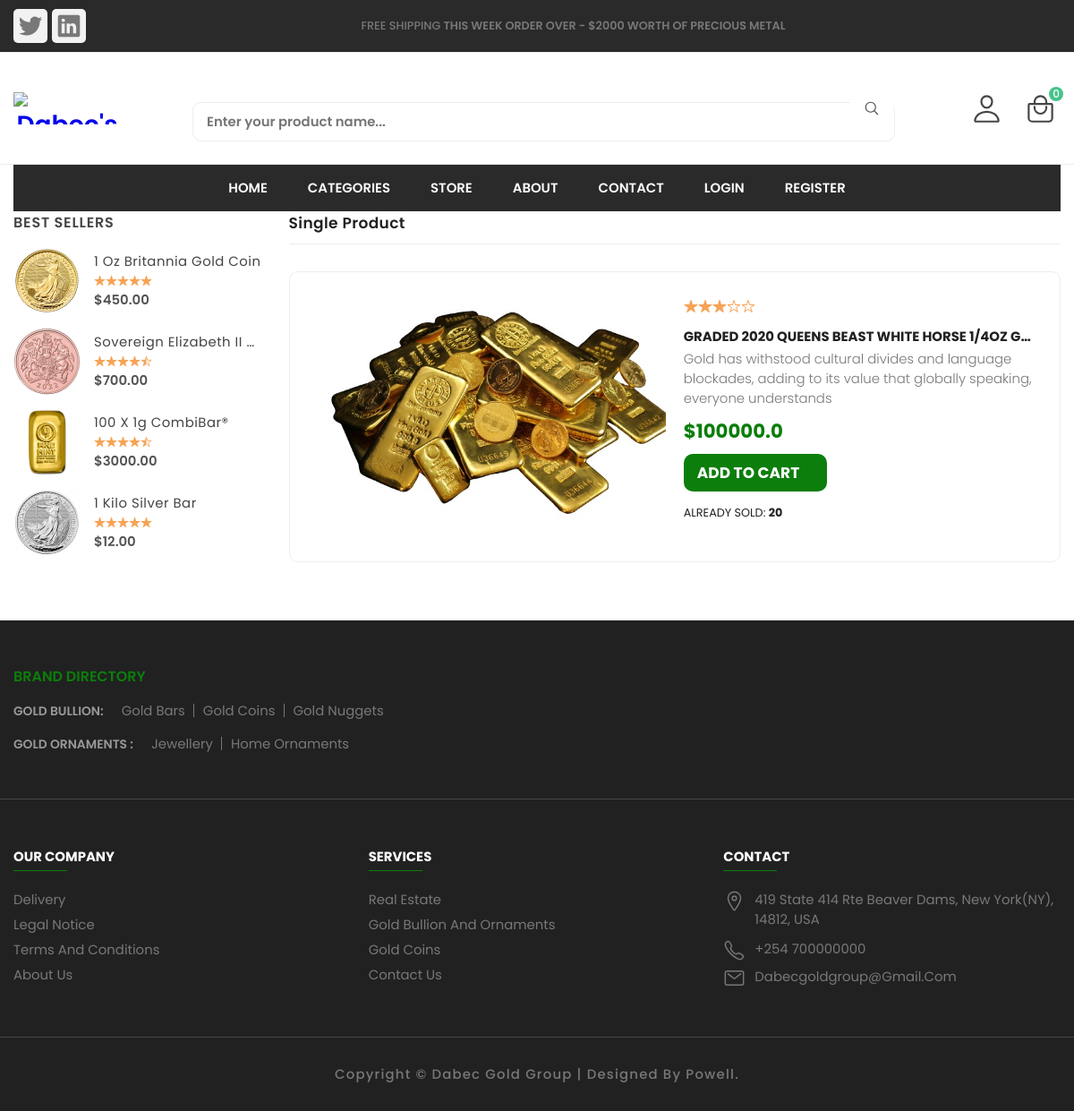
Screenshot of /store/category/gold-bars/graded-2020-queens-beast-white-horse-14oz-gold-co/ with the database file from the repository.
### store/models.py (models this page shows, shortened)
class Product(models.Model):
    product_name = models.CharField(unique=True, max_length=50)
    slug = models.SlugField(max_length=200, unique=True)
    description = models.TextField(max_length=500, blank=True)
    price =  models.FloatField()
    price_original =  models.FloatField(null=True)
    image = models.ImageField(upload_to='photos/products')
    stock = models.IntegerField()
    purity = models.IntegerField()
    is_available = models.BooleanField(default = True)
    home_bar = models.BooleanField(default = False)
    home_coin = models.BooleanField(default = False)
    home_nugget = models.BooleanField(default = False)
    home_ornament = models.BooleanField(default = False)
    affordable = models.BooleanField(default = False)
    top_rated = models.BooleanField(default = False)
    new = models.BooleanField(default = False)
    best_sellers = models.BooleanField(default = False)
    deals = models.BooleanField(default = False)
    category = models.ForeignKey(Category,on_delete=models.CASCADE)
    created_date = models.DateTimeField(auto_now_add=True)
    modified_date = models.DateTimeField(auto_now_add=True)

### store/views.py (the view)
# urls.py: path('category/<slug:category_slug>/<slug:product_slug>/', views.product_detail, name='product_detail'),
def product_detail(request, category_slug, product_slug):
    try:
        single_product = Product.objects.get(category__slug=category_slug,slug=product_slug)
        in_cart = CartItem.objects.filter(cart__cart_id = _cart_id(request), product=single_product).exists()
    except Exception as e:
        raise e
    if request.user.is_authenticated:
        try:
            orderproduct = OrderProduct.objects.filter(user=request.user, product_id=single_product.id).exists()
        except OrderProduct.DoesNotExist:
            orderproduct = None
    else:
        orderproduct = None
    context = {
        'single_product':single_product,
        'in_cart':in_cart
    }
    return render(request, 'store/product_detail.html', context)

### carts/context_processors.py (called while the page is built)
def counter(request):
    cart_count = 0
    if 'admin' in request.path:
        return {}
    else:
        try:
            cart = Cart.objects.filter(cart_id=_cart_id(request))
            if request.user.is_authenticated:
                cart_items = CartItem.objects.all().filter(user=request.user)
            else:
                cart_items = CartItem.objects.all().filter(cart=cart[:1])
            for cart_item in cart_items:
                cart_count += cart_item.quantity
        except Cart.DoesNotExist:
            cart_count = 0
    return dict(cart_count=cart_count)

### carts/views.py (called while the page is built)
def _cart_id(request):
    cart = request.session.session_key
    if not cart:
        cart = request.session.create()
    return cart

### category/context_processors.py (called while the page is built)
def menu_links(request):
    links = Category.objects.all()
    return dict(links=links)

### templates/store/product_detail.html (shortened to what this page needs)
{% extends 'base.html' %}
{% block content %}
{% load static %}
<main>
    <div class="product-container">
      <div class="container">
        <div class="sidebar  has-scrollbar" data-mobile-menu>
          <div class="product-showcase">
            <h3 class="showcase-heading">best sellers</h3>
            <div class="showcase-wrapper">
              <div class="showcase-container">
                <div class="showcase">
                  <a href="#" class="showcase-img-box">
                    <img src="{% static './assets/images/products/gold-1.png'%}" alt="best" width="75" height="75"
                      class="showcase-img">
                  </a>
                  <div class="showcase-content">
                    <a href="#">
                      <h4 class="showcase-title">1 oz Britannia Gold Coin</h4>
                    </a>
                    <div class="showcase-rating">
                      <ion-icon name="star"></ion-icon>
                      <ion-icon name="star"></ion-icon>
                      <ion-icon name="star"></ion-icon>
                      <ion-icon name="star"></ion-icon>
                      <ion-icon name="star"></ion-icon>
                    </div>
                    <div class="price-box">
                      <p class="price">$450.00</p>
                    </div>
                  </div>
                </div>
                <div class="showcase">
                  <a href="#" class="showcase-img-box">
                    <img src="{% static './assets/images/products/gold-2.png'%} " alt="men's hoodies t-shirt" class="showcase-img"
                      width="75" height="75">
                  </a>
                  <div class="showcase-content">
                    <a href="#">
                      <h4 class="showcase-title">Sovereign Elizabeth II Gold Coin | 2022</h4>
                    </a>
                    <div class="showcase-rating">
                      <ion-icon name="star"></ion-icon>
                      <ion-icon name="star"></ion-icon>
                      <ion-icon name="star"></ion-icon>
                      <ion-icon name="star"></ion-icon>
                      <ion-icon name="star-half-outline"></ion-icon>
                    </div>
                    <div class="price-box">
                      <p class="price">$700.00</p>
                    </div>
                  </div>
                </div>
                <div class="showcase">
                  <a href="#" class="showcase-img-box">
                    <img src="{% static './assets/images/products/gbar-1.jpg'%} " alt="100 x 1g CombiBar® " class="showcase-img" width="75"
                      height="75">
                  </a>
                  <div class="showcase-content">
                    <a href="#">
                      <h4 class="showcase-title">100 x 1g CombiBar® </h4>
                    </a>
                    <div class="showcase-rating">
                      <ion-icon name="star"></ion-icon>
                      <ion-icon name="star"></ion-icon>
                      <ion-icon name="star"></ion-icon>
                      <ion-icon name="star"></ion-icon>
                      <ion-icon name="star-half-outline"></ion-icon>
                    </div>
                    <div class="price-box">
                      <p class="price">$3000.00</p>
                    </div>
                  </div>
                </div>
                <div class="showcase">
                  <a href="#" class="showcase-img-box">
                    <img src="{% static './assets/images/products/scoin-1.png'%} " alt="1 Kilo Silver Bar" class="showcase-img" width="75"
                      height="75">
                  </a>
                  <div class="showcase-content">
                    <a href="#">
                      <h4 class="showcase-title">1 Kilo Silver Bar </h4>
                    </a>
                    <div class="showcase-rating">
                      <ion-icon name="star"></ion-icon>
                      <ion-icon name="star"></ion-icon>
                      <ion-icon name="star"></ion-icon>
                      <ion-icon name="star"></ion-icon>
                      <ion-icon name="star"></ion-icon>
                    </div>
                    <div class="price-box">
                      <p class="price">$12.00</p>
                    </div>
                  </div>
                </div>
              </div>
            </div>
          </div>
        </div>
        <div class="product-box">
          <div class="product-featured">
            <h2 class="title">Single Product</h2>
            <div class="showcase-wrapper has-scrollbar">
              <div class="showcase-container">
                <div class="showcase">
                  <div class="showcase-banner">
                    <img src="{{ single_product.image.url }}" alt="gold"
                      class="showcase-img">
                  </div>
                  <div class="showcase-content">
                    <div class="showcase-rating">
                      <ion-icon name="star"></ion-icon>
                      <ion-icon name="star"></ion-icon>
                      <ion-icon name="star"></ion-icon>
                      <ion-icon name="star-outline"></ion-icon>
                      <ion-icon name="star-outline"></ion-icon>
                    </div>
                    <a href="#">
                      <h3 class="showcase-title">{{ single_product.product_name}}</h3>
                    </a>
                    <p class="showcase-desc">
                      {{ single_product.description}}
                    </p>
                    <div class="price-box">
                      <p class="price">${{ single_product.price}}</p>
                    </div>
                    {% if single_product.stock <= 0%}
                     <a style="width: 180px;" style="background-color:red;" class="add-cart-btn">out of stock</a>
                    {% else  %}
                      {% if in_cart %}
                        <a href="#" class="add-cart-btn ">Added to cart</a>
                        <a href="{% url 'cart' %}" class="add-cart-btn ">View cart</a>
                      {%else%}
                      <a style="width: 160px;" href="{% url 'add_cart' single_product.id %}" class="add-cart-btn">add to cart</a>
                      {% endif %}
                    {% endif %}
                    <div class="showcase-status">
                      <div class="wrapper">
                        <p>
                          already sold: <b>20</b>
                        </p>
                      </div>
                    </div>
                  </div>
                </div>
              </div>
            </div>
          </div>
        </div>
      </div>
    </div>
  </main>
{% endblock content %}

### dabec/static/assets/css/style3.css (style rules this page uses)
* { box-sizing: border-box; }
.wrapper { width: 100%; margin: 0 auto; margin-bottom: 100px; }
@media (min-width: 768px) { .wrapper { width: 768px; } }
@media (min-width: 1136px) { .wrapper { width: 1136px; } }

### dabec/static/assets/css/style2.css (style rules this page uses)
:root { --onyx: hsl(0, 0%, 25%); --azure: hsl(219, 77%, 60%); --white: hsl(0, 0%, 100%); --platinum: hsl(0, 0%, 91%); --gainsboro: hsl(0, 0%, 90%); --red-salsa: hsl(0, 77%, 60%); --dim-gray: hsl(0, 0%, 39%); --davys-gray: hsl(0, 0%, 30%); --spanish-gray: hsl(0, 0%, 62%); --quick-silver: hsl(0, 0%, 64%); --fs-28: 28px; --fs-24: 24px; --fs-18: 18px; --fs-15: 15px; --fs-14: 14px; --fw-5: 500; --fw-6: 600; --fw-7: 700; --px: 60px; --radius: 5px; }
ion-icon, span { display: inline-block; }
label, img { display: block; }

### rows the page displays
Product: image (picture), product_name "GRADED 2020 QUEENS BEAST WHITE HORSE 1/4OZ G…", description "Gold has withstood cultural divides and language blockades, adding to its value that globally speaking, everyone understands", price "100000.0"

### other values shown
{{ cart_count }} "0"
